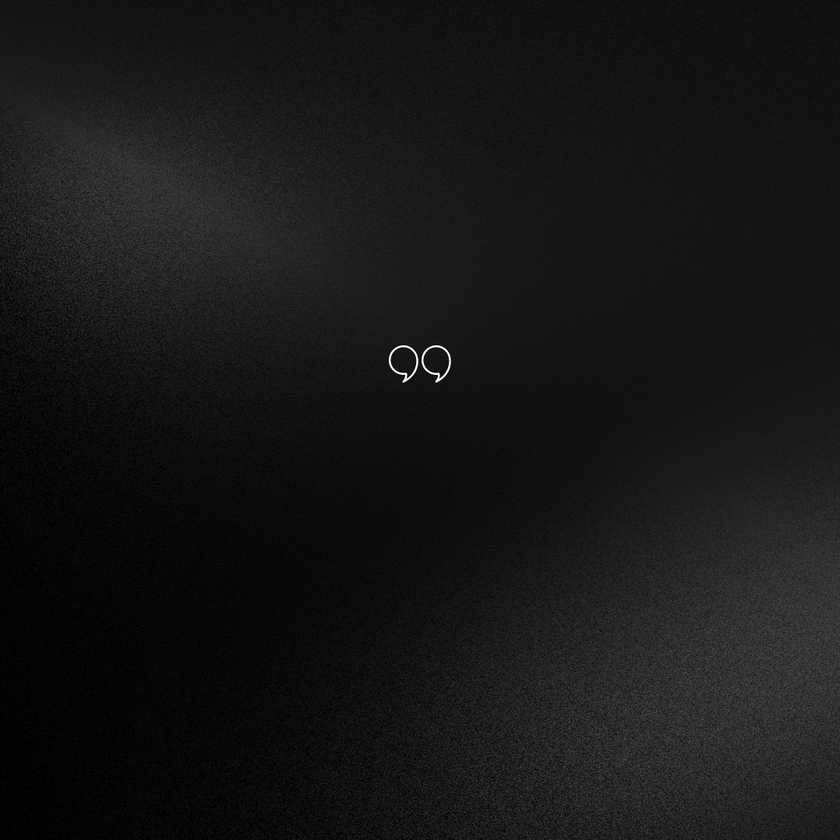
#> input picture temp2.png, 840 x 840 px, shrunk from 1080 x 1080 before the run
$ python test.py
#> lines starting #> are read from the running program, lines starting #| are printed output that depends on the picture
from PIL import Image, ImageDraw, ImageFont
import textwrap
from io import BytesIO
import requests

def create_and_send_quote_image(quote, author, bot_token, chat_id):

#> called with author = 'wisemind', chat_id = '@httpswisemindxyz'
    with Image.open('temp2.png') as img:
#> img is the input picture: PIL image 840x840 RGBA; mean R, G, B, A 22.6, 22.6, 22.6, 255
        width = img.width
#> width = 840
        height = img.height
#> height = 840

        draw = ImageDraw.Draw(img)

        quote_font = ImageFont.truetype("././Montserrat-SemiBold.ttf", 56)
        author_font = ImageFont.truetype("Montserrat-Regular.ttf", 17)

        line_spacing = 1.4
        text_box_width = 748.1

        wrapped_text = textwrap.wrap(quote, width=27)
        y_text = height//2 - 0.037*height
#> y_text = 388.9

        for line in wrapped_text:
            bbox = quote_font.getbbox(line)
            line_width = bbox[2] - bbox[0]
            line_height = bbox[3] - bbox[1]

            draw.text(((width - line_width) / 2, y_text), line, font=quote_font, fill='white')
            y_text += line_height * line_spacing
#> after the loop, y_text = 619.9

        draw.text((width - 40, height - 40), f"@{author}", font=author_font, fill='white', anchor='rb')

        img_byte_arr = BytesIO()
        img.save(img_byte_arr, format='PNG')
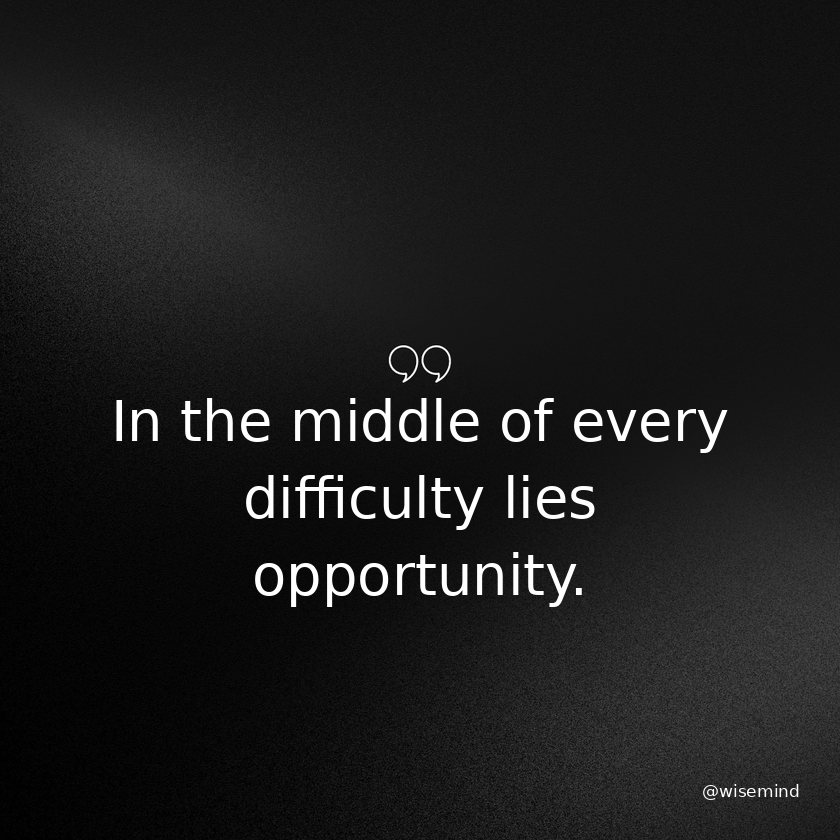
#> img: PIL image 840x840 RGBA; mean R, G, B, A 27.7, 27.7, 27.7, 255
        img_byte_arr.seek(0)

    # Send image to Telegram
    url = f"https://api.telegram.org/bot{bot_token}/sendPhoto"
    files = {'photo': ('quote.png', img_byte_arr, 'image/png')}
    data = {'chat_id': chat_id}

    response = requests.post(url, files=files, data=data)

    if response.status_code == 200:
        print("Image sent successfully to Telegram channel")
    else:
        print(f"Failed to send image. Status code: {response.status_code}")
        print(f"Response: {response.text}")

# Usage
quote = "In the middle of every difficulty lies opportunity."
author = "wisemind"
bot_token = "5193295271:AAG_wzFr4UfhVthRbSH_V2tMrzaeyZ9eyac"
chat_id = "@httpswisemindxyz"

create_and_send_quote_image(quote, author, bot_token, chat_id)
#> (the call stopped at in create_and_send_quote_image, `response = requests.post(url, files=files, data=data)`: requests is not available in this run)
